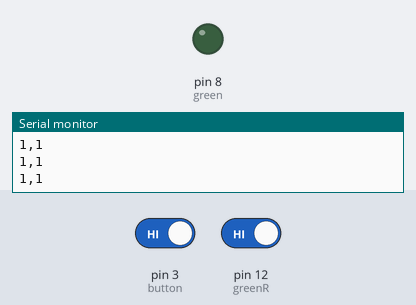
A sketch run on a simulated Arduino Uno, built with avr-gcc and run on an emulated ATmega328P. Parts: output pins drawn as LEDs (lit = HIGH), the last lines printed to the serial monitor. The test bench sets the inputs (shaded band); at power-on: pin 3 (button) HIGH, pin 12 (greenR) HIGH.

Above: at 1.2 s.
1.3 s: pin 3 (button) driven LOW and pin 12 (greenR) driven LOW
At 2.4 s:
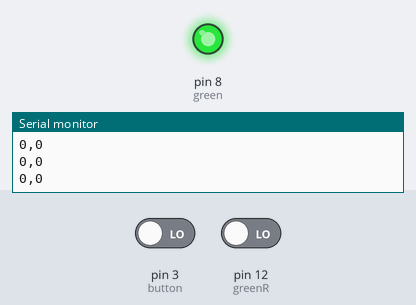
Timing chart, 0 to 4.3 s (numbered marks = the images above; inputs shaded):
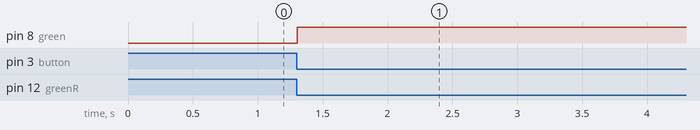

Measured:
- after the input at 1.3 s, pin 8 (green): LOW → HIGH at once

The sketch:

Toggle_Switch.ino
```cpp
int green=8;
int button= 3;
int butr;
int wait=100;
int greenR=12;
int read;

void setup() {
  // put your setup code here, to run once:
Serial.begin(9600);
pinMode(green, OUTPUT);
pinMode(button, INPUT);
pinMode(greenR, INPUT);

}

void loop() {
  // put your main code here, to run repeatedly:
butr= digitalRead(button);
Serial.print(butr);
Serial.print(",");
Serial.println(read);
read= digitalRead(greenR);

while (butr==0){
  if(read==0){
    digitalWrite(green,HIGH);
  }
  else if(read==1){
    digitalWrite(green,LOW);
  }
  butr= digitalRead(button);
Serial.print(butr);
Serial.print(",");
Serial.println(read);
}

}
```
